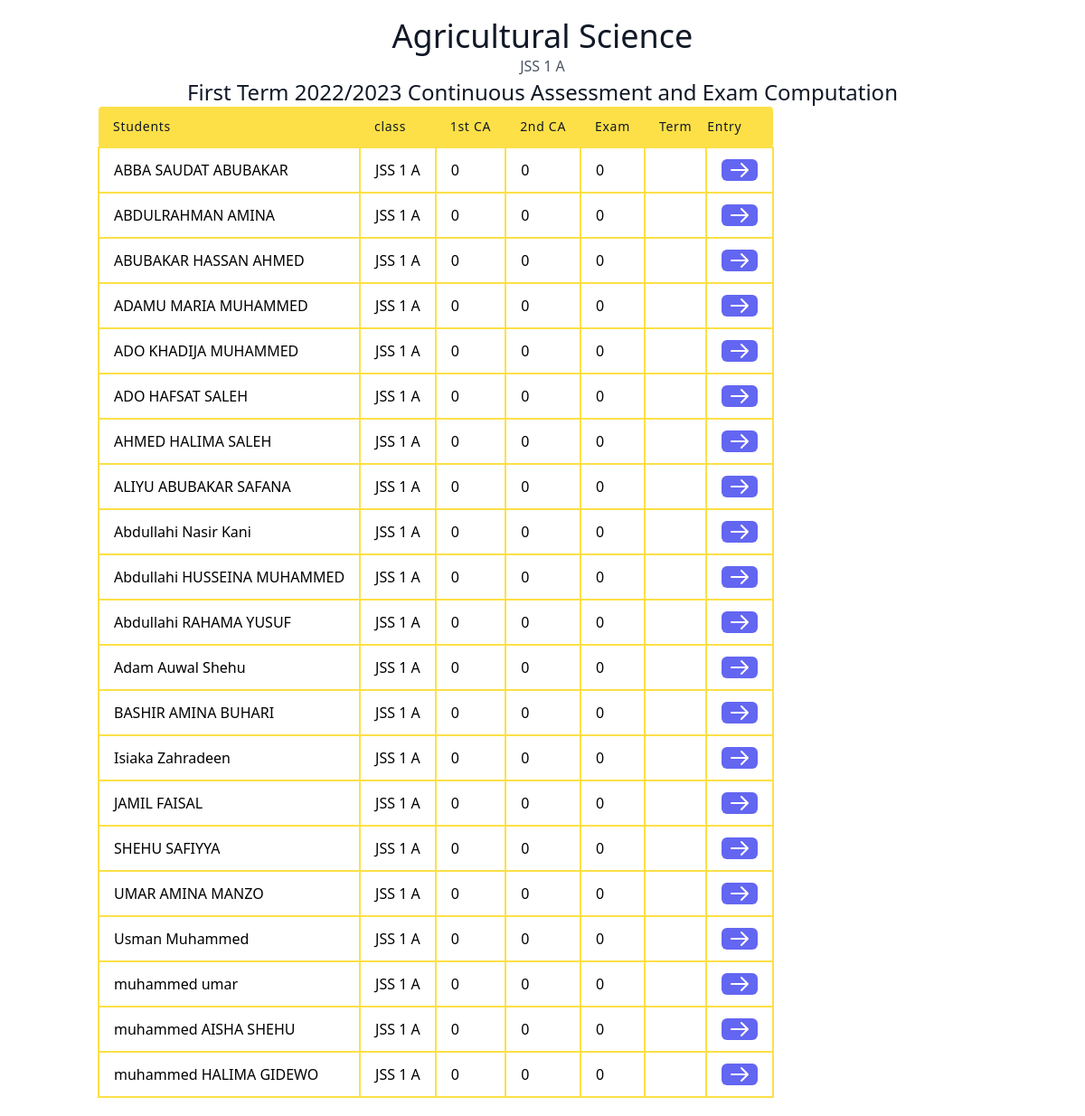
Screenshot of /subjectDetails/231/ with the database file from the repository.
### result/models.py (models this page shows, shortened)
class allsubject(models.Model):
    subjectTeacher = models.ForeignKey(User, on_delete=models.SET_NULL, null=True)
    className = models.ForeignKey(classArmTeacher, related_name="subjectclass", on_delete=models.CASCADE, null=True)
    subjectName = models.ForeignKey(subjectList, on_delete=models.CASCADE, null=True)
    date = models.DateField(auto_now_add=True)
    class Meta:
        ordering = ['className']

class subjectList(models.Model):
    subjectName = models.CharField(max_length=100,null=True)
    subjectSection = models.ForeignKey('section',on_delete=models.CASCADE,null=True)
    def __str__(self):
        return self.subjectName

class classArmTeacher(models.Model):
    className = models.ForeignKey(all_class, on_delete=models.CASCADE, null=True)
    classArm = models.ForeignKey(classArm, related_name='classArm', on_delete=models.CASCADE, null=True)
    classTeacher = models.ForeignKey(User, on_delete=models.SET_NULL, null=True)
    date = models.DateTimeField(auto_now_add=True)
    def __str__(self):
        return str(self.className) + ' ' + str(self.classArm)
    class Meta:
        ordering = ['className']

class all_class(models.Model):
    className = models.CharField(max_length=100 , unique=True)
    section = models.ForeignKey(section, on_delete=models.CASCADE, null=True)
    complete = models.BooleanField(default=False)
    date = models.DateTimeField(auto_now_add=True)
    def __str__(self):
        return self.className
    class Meta:
        ordering = ['className']

class classArm(models.Model):
    armName = models.CharField(max_length=100 , unique=True)
    def __str__(self):
        return self.armName
    class Meta:
        ordering = ['armName']

class assessment(models.Model):
    className = models.ForeignKey(classArmTeacher, on_delete=models.CASCADE, null=True)
    student = models.ForeignKey(students, on_delete=models.CASCADE, null=True)
    subjectName = models.ForeignKey(allsubject, on_delete=models.CASCADE, null=True)
    firstCa = models.IntegerField(default=0)
    secondCa = models.IntegerField(default=0)
    exam = models.IntegerField(default=0)
    section = models.CharField(max_length=100, choices=section_choices)
    term = models.CharField(max_length=100 , choices=term_choices)
    session = models.CharField(max_length=1000)
    date = models.DateTimeField(auto_now_add=True)
    class Meta:
        ordering = ['className']

class students(models.Model):
    first_name = models.CharField(max_length=100)
    last_name = models.CharField(max_length=100)
    middle_name = models.CharField(max_length=100, blank = True)
    gender = models.CharField(max_length=100 , choices= gender_choise)
    className = models.ForeignKey(all_class, related_name="studentclass", on_delete=models.CASCADE, null=True)
    classArm = models.ForeignKey(classArm, related_name="studentclassArm", on_delete=models.CASCADE, null=True)
    date = models.DateField(auto_now_add=True)
    class Meta:
        ordering = ['last_name']

### result/views.py (the view, shortened to what this page needs)
# urls.py: path('subjectDetails/<int:pk>/', subjectDetails.as_view(), name='subjectDetails'),
class subjectDetails(CreateView):
    model = assessment
    template_name = 'result/subjectDetails.html'
    def get(self, request,pk, *args, **kwargs):
        singleSubject = allsubject.objects.get(id=pk)
        assessment_query = assessment.objects.filter(subjectName=singleSubject.id)
        students_query = students.objects.filter(className=singleSubject.className.className,
                                                classArm=singleSubject.className.classArm
                                                ).exclude(id__in=assessment_query.values('student_id'))
        if students_query.count() > 0:
            assessmentBulk = []
            for student in students_query:
                assessmentBulk.append(assessment(student=student, subjectName=singleSubject,className = singleSubject.className))
            assessment.objects.bulk_create(assessmentBulk)
        Form = SubjectstudentForm()
        Form.fields['subjectName'].choices = [(singleSubject.id, singleSubject.subjectName)]
        Form.fields['className'].choices = [(singleSubject.className.id, singleSubject.className)]
        Form.fields['student'].choices = [(student.id, student.last_name + ' ' + student.first_name + ' ' + student.middle_name) for student in students_query]
        return render(request, 'result/subjectDetails.html',{'subject': singleSubject,
                                                            'Form': Form,
                                                            'assessment': assessment_query,
                                                             })

### result/templates/result/subjectDetails.html (shortened to what this page needs)
<script src="https://cdn.tailwindcss.com"></script>
<link rel="stylesheet" href="https://cdn.tailgrids.com/tailgrids-fallback.css" />
<section class="text-gray-600 body-font">
   <div class="container px-5 py-5 mx-auto">
     <div class="flex flex-col text-center w-full">
       <h1 class="sm:text-4xl text-3xl font-medium title-font text-gray-900"> {{subject.subjectName}} </h1>
       <p class="lg:w-2/3 mx-auto leading-relaxed text-base"> {{subject.className}} </p>
       <h3 class="sm:text-2xl text-3xl font-small title-font text-gray-900">
       First Term 2022/2023 Continuous Assessment and Exam Computation
     </div>
     <div >
       <table class="table-auto w-auto text-left whitespace-no-wrap">
         <thead>
           <tr  >
             <th class="px-4 py-3 title-font tracking-wider font-medium text-gray-900 text-sm bg-yellow-300 rounded-tl rounded-bl">Students</th>
             <th class="px-4 py-3 title-font tracking-wider font-medium text-gray-900 text-sm bg-yellow-300">class</th>
             <th class="px-4 py-3 title-font tracking-wider font-medium text-gray-900 text-sm bg-yellow-300">1st CA</th>
             <th class="px-4 py-3 title-font tracking-wider font-medium text-gray-900 text-sm bg-yellow-300">2nd CA</th>
             <th class="px-4 py-3 title-font tracking-wider font-medium text-gray-900 text-sm bg-yellow-300">Exam</th>
             <th class="px-4 py-3 title-font tracking-wider font-medium text-gray-900 text-sm bg-yellow-300">Term</th>
             <th class="w-10 title-font tracking-wider font-medium text-gray-900 text-sm bg-yellow-300 rounded-tr rounded-br">Entry</th>
           </tr>
         </thead>
         <tbody>
           {% for StudentAssessment in assessment %}
           <tr>
             <td class="px-4 py-3 border-2 border-yellow-300"> {{ StudentAssessment.student.last_name }} {{ StudentAssessment.student.first_name }} {{ StudentAssessment.student.middle_name }} </td>
             <td class="px-4 py-3 border-2 border-yellow-300"> {{ StudentAssessment.className }} </td>
             <td class="px-4 py-3 border-2 border-yellow-300"> {{ StudentAssessment.firstCa }} </td>
             <td class="px-4 py-3 border-2 border-yellow-300">{{ StudentAssessment.secondCa }}  </td>
             <td class="px-4 py-3 border-2 border-yellow-300"> {{ StudentAssessment.exam }} </td>
             <td class="px-4 py-3 border-2 border-yellow-300"> {{ StudentAssessment.term }} </td>
             <td class="px-4 py-3 border-2 border-yellow-300">
               <a href="{% url 'result:assessmentScores' StudentAssessment.id %}">
                  <button class="px-2 text-white bg-indigo-500 rounded-md  focus:bg-indigo-600 focus:outline-none">
                    <svg xmlns="http://www.w3.org/2000/svg" class="h-6 w-6 inline-block" fill="none" viewBox="0 0 24 24" stroke="currentColor">
                  </button>
            </a>
           </tr>
           {% endfor %}
         </tbody>
       </table>
     </div>
   </div>
  </section>

### rows the page displays
allsubject: subjectName "Agricultural Science", className "JSS 1 A"
assessment: student.last_name "ABBA", student.first_name "SAUDAT", student.middle_name "ABUBAKAR", className "JSS 1 A", firstCa "0", secondCa "0", exam "0"
assessment: student.last_name "ABDULRAHMAN", student.first_name "AMINA", className "JSS 1 A", firstCa "0", secondCa "0", exam "0"
assessment: student.last_name "ABUBAKAR", student.first_name "HASSAN", student.middle_name "AHMED", className "JSS 1 A", firstCa "0", secondCa "0", exam "0"
assessment: student.last_name "ADAMU", student.first_name "MARIA", student.middle_name "MUHAMMED", className "JSS 1 A", firstCa "0", secondCa "0", exam "0"
assessment: student.last_name "ADO", student.first_name "KHADIJA", student.middle_name "MUHAMMED", className "JSS 1 A", firstCa "0", secondCa "0", exam "0"
assessment: student.last_name "ADO", student.first_name "HAFSAT", student.middle_name "SALEH", className "JSS 1 A", firstCa "0", secondCa "0", exam "0"
assessment: student.last_name "AHMED", student.first_name "HALIMA", student.middle_name "SALEH", className "JSS 1 A", firstCa "0", secondCa "0", exam "0"
assessment: student.last_name "ALIYU", student.first_name "ABUBAKAR", student.middle_name "SAFANA", className "JSS 1 A", firstCa "0", secondCa "0", exam "0"
assessment: student.last_name "Abdullahi", student.first_name "Nasir", student.middle_name "Kani", className "JSS 1 A", firstCa "0", secondCa "0", exam "0"
assessment: student.last_name "Abdullahi", student.first_name "HUSSEINA", student.middle_name "MUHAMMED", className "JSS 1 A", firstCa "0", secondCa "0", exam "0"
assessment: student.last_name "Abdullahi", student.first_name "RAHAMA", student.middle_name "YUSUF", className "JSS 1 A", firstCa "0", secondCa "0", exam "0"
assessment: student.last_name "Adam", student.first_name "Auwal Shehu", className "JSS 1 A", firstCa "0", secondCa "0", exam "0"
assessment: student.last_name "BASHIR", student.first_name "AMINA", student.middle_name "BUHARI", className "JSS 1 A", firstCa "0", secondCa "0", exam "0"
assessment: student.last_name "Isiaka", student.first_name "Zahradeen", className "JSS 1 A", firstCa "0", secondCa "0", exam "0"
assessment: student.last_name "JAMIL", student.first_name "FAISAL", className "JSS 1 A", firstCa "0", secondCa "0", exam "0"
assessment: student.last_name "SHEHU", student.first_name "SAFIYYA", className "JSS 1 A", firstCa "0", secondCa "0", exam "0"
assessment: student.last_name "UMAR", student.first_name "AMINA", student.middle_name "MANZO", className "JSS 1 A", firstCa "0", secondCa "0", exam "0"
assessment: student.last_name "Usman", student.first_name "Muhammed", className "JSS 1 A", firstCa "0", secondCa "0", exam "0"
assessment: student.last_name "muhammed", student.first_name "umar", className "JSS 1 A", firstCa "0", secondCa "0", exam "0"
assessment: student.last_name "muhammed", student.first_name "AISHA", student.middle_name "SHEHU", className "JSS 1 A", firstCa "0", secondCa "0", exam "0"
assessment: student.last_name "muhammed", student.first_name "HALIMA", student.middle_name "GIDEWO", className "JSS 1 A", firstCa "0", secondCa "0", exam "0"
